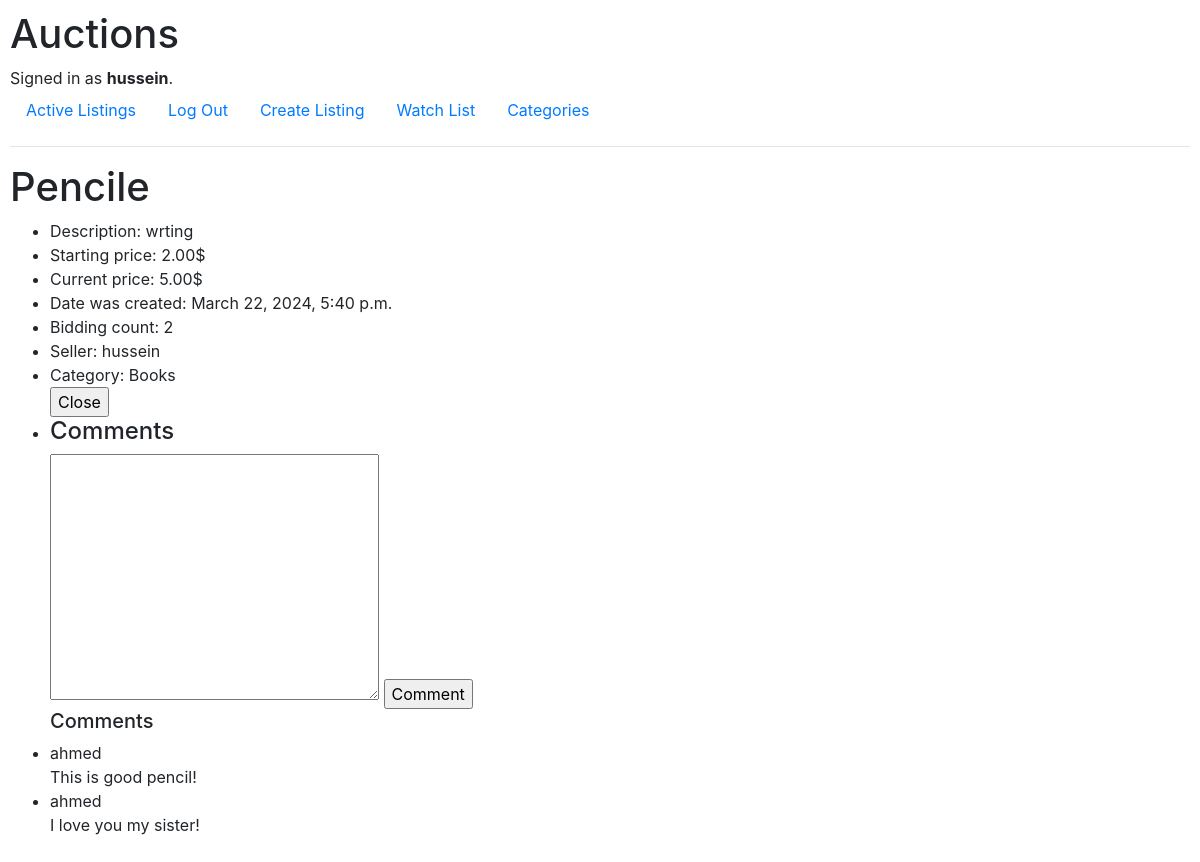
The page /listing/12 (signed in) on the database its author committed.
### auctions/models.py (models this page shows, shortened)
class User(AbstractUser):
    watchlist = models.ManyToManyField(
        "AuctionListing", null=True, blank=True, related_name="watchlist_user"
    )
    def __str__(self):
        return self.username

class AuctionListing(models.Model):
    status = models.BooleanField(default=True)
    title = models.CharField(max_length=100, null=False, blank=False)
    description = models.TextField(null=False, blank=False)
    image = models.URLField(null=True, blank=True)
    starting_price = models.DecimalField(
        max_digits=8,
        decimal_places=2,
        null=False,
        blank=False,
        validators=[MinValueValidator(0.01)],
    )
    current_price = models.DecimalField(
        max_digits=8,
        decimal_places=2,
        null=True,
        blank=True,
        validators=[MinValueValidator(0.01)],
    )
    time = models.DateTimeField(auto_now_add=True, null=False, blank=False)
    bidding_count = models.IntegerField(
        default=0, null=False, blank=False, validators=[MinValueValidator(0)]
    )
    highest_bid = models.OneToOneField(
        "Bid", on_delete=models.SET_NULL, null=True, blank=True
    )
    seller = models.ForeignKey(
        User,
        related_name="auction_listing",
        on_delete=models.CASCADE,
        null=False,
        blank=False,
    )
    category = models.ForeignKey(
        Category,
        related_name="auction_listing",
        on_delete=models.SET_DEFAULT,
        default=1,
        null=False,
        blank=False,
    )

class Category(models.Model):
    name = models.CharField(max_length=100, null=False, blank=False)
    def __str__(self):
        return self.name

class Comment(models.Model):
    text = models.TextField(null=False, blank=False)
    auction_listing = models.ForeignKey(
        AuctionListing,
        related_name="comments",
        on_delete=models.CASCADE,
        null=False,
        blank=False,
    )
    bidder = models.ForeignKey(User, on_delete=models.CASCADE, null=False, blank=False)
    def __str__(self):
        return self.text

### auctions/views.py (the view)
# urls.py: path("listing/<int:listing_id>", views.listing, name="listing"),
@login_required(login_url="login")
def listing(request, listing_id):
    user = request.user
    listing = AuctionListing.objects.get(pk=listing_id)
    return render(request, "auctions/listing.html", {
        "listing": listing,
        "in_watchlist": user.watchlist.filter(pk=listing_id),
        "comments": Comment.objects.filter(auction_listing=listing)
    })

### auctions/templates/auctions/listing.html (shortened to what this page needs)
{% extends "auctions/layout.html" %}
{% block body %}
    <h1>{{ listing.title }}</h1>
    <ul>
        <li>Description: {{ listing.description}}</li>
        <li>Starting price: {{ listing.starting_price }}$</li>
        <li>Current price: {{ listing.current_price }}$</li>
        <li>Date was created: {{ listing.time }}</li>
        <li>Bidding count: {{ listing.bidding_count }}</li>
        <li>Seller: {{ listing.seller }}</li>
        <li>Category: {{ listing.category }}</li>
        {% if not listing.status %}
            <li>This listing has been closed!</li>
        {% else %}
            {% if user == listing.seller %}
                <form action="{% url 'close' %}" method="post">
                    <input type="submit" value="Close">
                </form>
            {% endif %}
            <li>
                <h4>Comments</h4>
                <form action="{% url 'comment' %}" method="post">
                    <textarea name="text" cols="30" rows="10" required></textarea>
                    <input type="submit" value="Comment">
                </form>
            </li>
        {% endif %}
        <h5>Comments</h5>
        {% for comment in comments %}
            <li>
                <div>{{ comment.bidder }}</div>
                <div>{{ comment }}</div>
            </li>
        {% empty %}
            <li>No comments.</li>
        {% endfor %}
    </ul>
{% endblock %}

### auctions/templates/auctions/layout.html (shortened to what this page needs)
{% load static %}
<!DOCTYPE html>
<html lang="en">
    <head>
        <link rel="stylesheet" href="https://stackpath.bootstrapcdn.com/bootstrap/4.4.1/css/bootstrap.min.css">
        <link href="{% static 'auctions/styles.css' %}" rel="stylesheet">
    </head>
    <body>
        <h1>Auctions</h1>
        <div>
            {% if user.is_authenticated %}
                Signed in as <strong>{{ user.username }}</strong>.
            {% else %}
                Not signed in.
            {% endif %}
        </div>
        <ul class="nav">
            <li class="nav-item">
                <a class="nav-link" href="{% url 'index' %}">Active Listings</a>
            </li>
            {% if user.is_authenticated %}
                <li class="nav-item">
                    <a class="nav-link" href="{% url 'logout' %}">Log Out</a>
                </li>
                <li class="nav-item">
                    <a class="nav-link" href="{% url 'create_listing' %}">Create Listing</a>
                </li>
                <li class="nav-item">
                    <a class="nav-link" href="{% url 'watchlist' %}">Watch List</a>
                </li>
                <li class="nav-item">
                    <a class="nav-link" href="{% url 'category' %}">Categories</a>
                </li>
            {% endif %}
        </ul>
        <hr>
        {% block body %}
        {% endblock %}
    </body>
</html>

### auctions/static/auctions/styles.css (style rules this page uses)
body { padding: 10px; }

### rows shown on the page
User: username "hussein"
AuctionListing: title "Pencile", description "wrting", starting_price "2.00", current_price "5.00", time "March 22, 2024, 5:40 p.m.", bidding_count "2", seller "hussein", category "Books"
Comment: bidder "ahmed", text "This is good pencil!"
Comment: bidder "ahmed", text "I love you my sister!"
